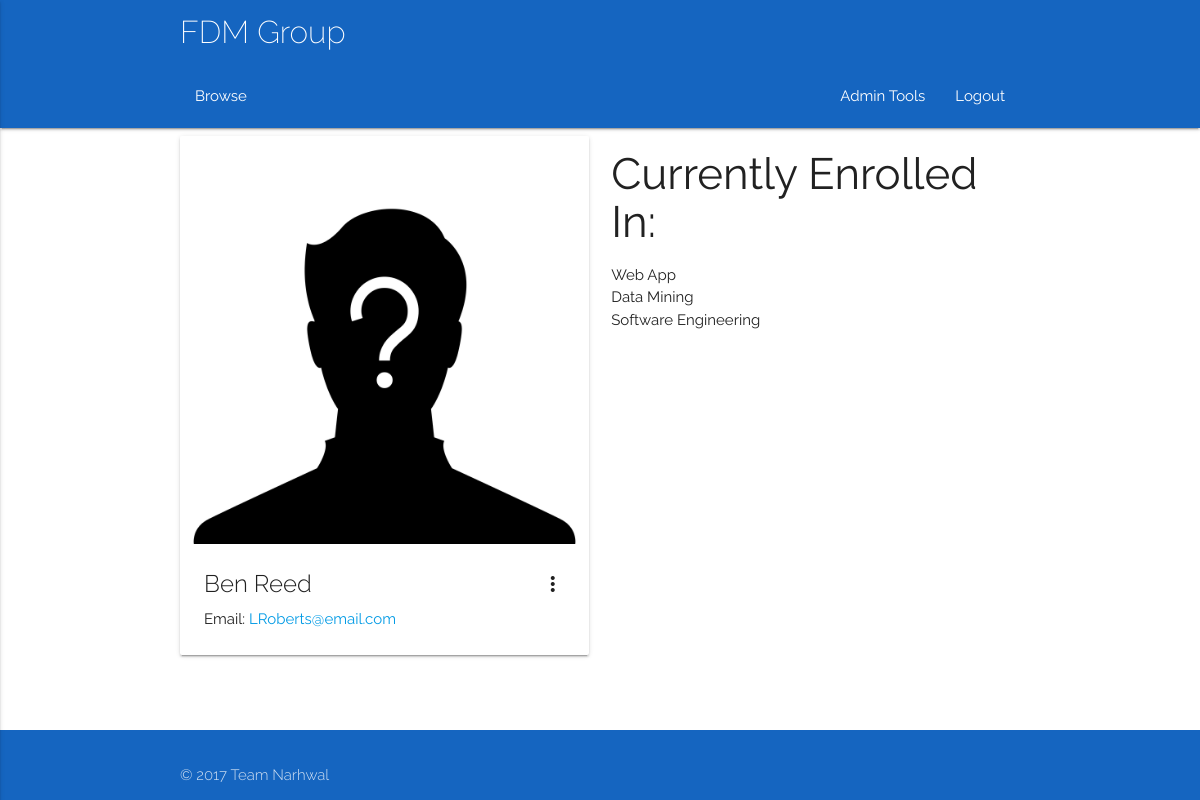
/delegates/7 (signed in), run on the app's committed database.
### app/models.py (models this page shows, shortened)
class User(db.Model):
	__tablename__ = 'User'
	userID = db.Column(db.Integer, primary_key = True)
	name = db.Column(db.String(100))
	username = db.Column(db.String(100))
	email = db.Column(db.String(100))
	password = db.Column(db.String(100))
	type = db.Column(db.String(100))
	__mapper_args__ = {
		'polymorphic_identity': 'base',
		'polymorphic_on': type
	}

class Class(db.Model):
	__tablename__ = 'Class'
	classID = db.Column(db.Integer, primary_key = True)
	coursePoint = db.Column(db.Integer, db.ForeignKey('Course.courseID'))
	course = db.relationship("Course", foreign_keys = [coursePoint])
	courseID = db.Column(db.Integer)
	title = db.Column(db.String(100))
	description = db.Column(db.String(100))
	capacity = db.Column(db.Integer)
	startTime = db.Column(db.DateTime, default = datetime.utcnow )
	duration = db.Column(db.Integer, default = 60)
	reqFac = db.Column(db.String(100), default = 'None')
	preTrain = db.Column(db.String(100), default = 'None')
	locationPoint = db.Column(db.Integer, db.ForeignKey('Room.roomID'))
	location = db.relationship("Room", foreign_keys = [locationPoint])
	trainerPoint = db.Column(db.Integer, db.ForeignKey('Trainer.trainerID'))
	trainer = db.relationship("Trainer", foreign_keys = [trainerPoint])
	attendanceList = db.relationship('Delegate', secondary = association_table)
	waitList = db.relationship('Delegate', secondary = waiting_table)

### app/views.py (the view)
@app.route('/delegates/<id>')
@login_required
def delSchedule(id):
    delid = id
    if current_user.type != 'Admin':
        abort(403)
    user = delegates(delID=delid)
    delClassList = user.classList
    return render_template('delsSched.html', title='Delegate Schedule', user=user, delClassList=delClassList)

### app/views.py (called while the page is built)
@login_manager.user_loader
def load_user(id):
    return models.User.query.get(id)

### queries.py (called while the page is built)
def listConvert(x):
    if(x.count() == 1):
        x = x[0]
        return x
    else:
        y = []
    for i in x:
        y.append(i)
    return y

def delegates(**kwargs):
    q = models.Delegate.query.filter_by(**kwargs)
    q = listConvert(q)
    return q

### app/templates/delsSched.html (shortened to what this page needs)
{% extends "base.html" %} {% block content %}
<div class="container">
    <div class="row">
        <div class="col l6 m6 s12">
            <div class="card hoverable">
                <div class="card-image waves-effect waves-block waves-light">
                    <img class="activator" src="{{url_for('static', filename = 'images/unknown.jpg')}}">
                </div>
                <div class="card-content">
                    <span class="card-title activator grey-text text-darken-4">{{user.name}}<i class="material-icons right">more_vert</i></span>
                    <p>Email: <a href="mailto:{{user.email}}">{{user.email}}</a></p>
                </div>
            </div>
        </div>
        <div class="col l6 m6 s12">
            <h3> Currently Enrolled In: </h3>
            <ul>
                {% for item in delClassList %}
                <li>{{item.title}}</li>
                {% endfor %}
            </ul>
        </div>
    </div>
</div>
{% endblock %}

### app/static/css/style.css (style rules this page uses)
html { font-family: 'Raleway', sans-serif; }
.Site { display: flex; min-height: 100vh; flex-direction: column; }

### data on the page
User: name "Ben Reed", email "LRoberts@email.com"
Class: title "Web App"
Class: title "Data Mining"
Class: title "Software Engineering"
